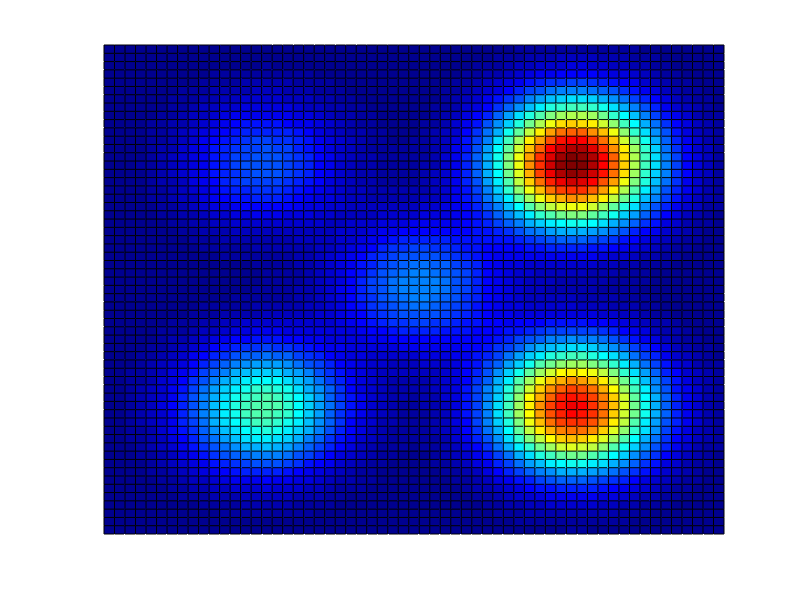

Write the MATLAB code that produced this figure.
function f = gaussian_plot()
N = 4.0;
x=linspace(-N, N, 60);
y=x;
[X,Y]=meshgrid(x,y);


var=1; mid=2; prob=0.004;
z1=prob*(1000/sqrt(2*pi).*exp(-((X-mid).^2/var)-((Y-mid).^2/var)));

var=1; mid=-2; prob=0.0018;
z2=prob*(1000/sqrt(2*pi).*exp(-((X-mid).^2/var)-((Y-mid).^2/var)));

var=1; mid=-2; prob=0.0035;
z4=prob*(1000/sqrt(2*pi).*exp(-((X+mid).^2/var)-((Y-mid).^2/var)));

var=1; mid=-2; prob=0.0008;
z5=prob*(1000/sqrt(2*pi).*exp(-((X-mid).^2/var)-((Y+mid).^2/var)));

var=1; mid=0; prob=0.001;
z3=prob*(1000/sqrt(2*pi).*exp(-((X-mid).^2/var)-((Y-mid).^2/var)));

% var2 = 2;
% z2=5*0.001*(1000/sqrt(2*pi).*exp(-((X.^2/var2)+(Y.^2/var2))+3));
z=z1+z2+z3+z4+z5;

f = figure('Name','Gaussian Mixture Model',...
                  'NumberTitle','off',...
                  'Color','white');
hold on;
axis off;

surf(X,Y,z);
colormap('jet');
% shading interp
axis tight
end